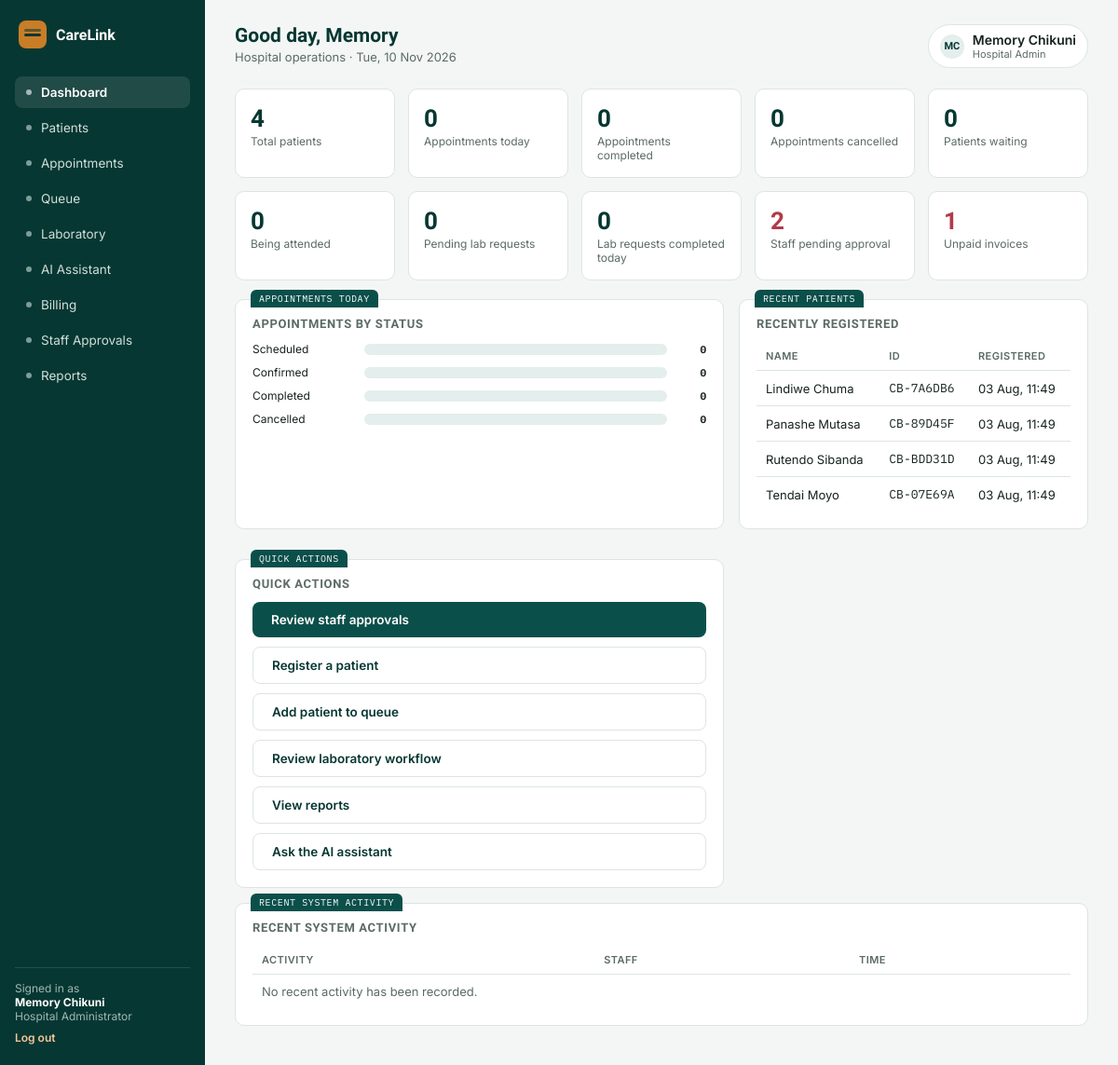
Page /dashboard/ (signed in) on the committed database.
### accounts/models.py (models this page shows, shortened)
class User(AbstractUser):
    class Role(models.TextChoices):
        ADMIN = "ADMIN", "Hospital Administrator"
        DOCTOR = "DOCTOR", "Doctor"
        RECEPTIONIST = "RECEPTIONIST", "Receptionist"
        LAB_TECHNICIAN = "LAB_TECHNICIAN", "Laboratory Technician"
    role = models.CharField(max_length=20, choices=Role.choices, default=Role.RECEPTIONIST)
    staff_id = models.CharField(max_length=20, unique=True, null=True, blank=True)
    department = models.CharField(max_length=100, blank=True)
    is_approved = models.BooleanField(
        default=False,
        help_text="Staff accounts must be approved by a Hospital Administrator before they can log in.",
    )

### patients/models.py (models this page shows, shortened)
class Patient(models.Model):
    class Sex(models.TextChoices):
        FEMALE = "F", "Female"
        MALE = "M", "Male"
    patient_id = models.CharField(max_length=12, unique=True, default=generate_patient_id, editable=False)
    full_name = models.CharField(max_length=150)
    date_of_birth = models.DateField()
    sex = models.CharField(max_length=1, choices=Sex.choices)
    phone_number = models.CharField(max_length=20, blank=True)
    next_of_kin = models.CharField(max_length=150, blank=True, help_text="Name and phone number")
    allergies = models.CharField(max_length=255, blank=True)
    chronic_conditions = models.CharField(max_length=255, blank=True)
    notes = models.TextField(blank=True)
    registered_at = models.DateTimeField(auto_now_add=True)
    registered_by = models.ForeignKey(
        "accounts.User", on_delete=models.SET_NULL, null=True, related_name="patients_registered"
    )
    class Meta:
        ordering = ["-registered_at"]

### core/views.py (the view, shortened to what this page needs)
# urls.py: path("dashboard/", core_views.dashboard, name="dashboard"),
@login_required
def dashboard(request):
    user = request.user
    today = timezone.localdate()
    if user.role == User.Role.ADMIN:
        return render(
            request,
            "core/dashboard_admin.html",
            build_admin_dashboard_context(today),
        )

### core/reporting.py (called while the page is built)
def _day_bounds(day):
    start = timezone.make_aware(datetime.combine(day, time.min))
    end = timezone.make_aware(datetime.combine(day + timedelta(days=1), time.min))
    return start, end

def _appointment_status_rows(queryset):
    counts = queryset.values("status").annotate(total=Count("pk"))
    count_by_status = {}
    for row in counts:
        key = Appointment.Status.SCHEDULED if row["status"] == Appointment.Status.PENDING else row["status"]
        count_by_status[key] = count_by_status.get(key, 0) + row["total"]
    return [
        {
            "status": status,
            "label": label,
            "total": count_by_status.get(status, 0),
        }
        for status, label in [
            (Appointment.Status.SCHEDULED, "Scheduled"),
            (Appointment.Status.CONFIRMED, "Confirmed"),
            (Appointment.Status.COMPLETED, "Completed"),
            (Appointment.Status.CANCELLED, "Cancelled"),
        ]
    ]

### templates/core/dashboard_admin.html
{% extends "base.html" %}
{% block content %}
<div class="topbar">
  <div><h1>Good day, {{ user.first_name|default:user.username }}</h1><p>Hospital operations · {{ today|date:"D, d M Y" }}</p></div>
  <div class="who"><div class="avatar">{{ user.first_name|slice:":1" }}{{ user.last_name|slice:":1" }}</div><div><div style="font-weight:600;">{{ user.get_full_name }}</div><div class="role">Hospital Admin</div></div></div>
</div>
<div class="stat-row">
  <div class="stat"><div class="n">{{ patients_total }}</div><div class="l">Total patients</div></div>
  <div class="stat"><div class="n">{{ appointments_today }}</div><div class="l">Appointments today</div></div>
  <div class="stat"><div class="n">{{ completed_appointments_today }}</div><div class="l">Appointments completed</div></div>
  <div class="stat {% if cancelled_appointments_today %}warn{% endif %}"><div class="n">{{ cancelled_appointments_today }}</div><div class="l">Appointments cancelled</div></div>
  <div class="stat"><div class="n">{{ patients_waiting }}</div><div class="l">Patients waiting</div></div>
  <div class="stat"><div class="n">{{ patients_in_progress }}</div><div class="l">Being attended</div></div>
  <div class="stat {% if pending_lab_requests %}warn{% endif %}"><div class="n">{{ pending_lab_requests }}</div><div class="l">Pending lab requests</div></div>
  <div class="stat"><div class="n">{{ completed_lab_requests }}</div><div class="l">Lab requests completed today</div></div>
  <div class="stat {% if pending_staff_count %}warn{% endif %}"><div class="n">{{ pending_staff_count }}</div><div class="l">Staff pending approval</div></div>
  <div class="stat {% if unpaid_invoices %}warn{% endif %}"><div class="n">{{ unpaid_invoices }}</div><div class="l">Unpaid invoices</div></div>
</div>
<div class="grid-2">
  <div class="card tab" data-tab="APPOINTMENTS TODAY">
    <h3 class="section">Appointments by status</h3>
    {% for row in appointment_status_rows %}
    <div class="chart-row">
      <span>{{ row.label }}</span><div class="chart-track"><span style="width:{{ row.width }}%;"></span></div><b>{{ row.total }}</b>
    </div>
    {% empty %}
    <p style="color:var(--muted);">No appointment activity yet.</p>
    {% endfor %}
  </div>
  <div class="card tab" data-tab="RECENT PATIENTS">
    <h3 class="section">Recently registered</h3>
    <table>
      <tr><th>Name</th><th>ID</th><th>Registered</th></tr>
      {% for p in recent_patients %}
      <tr><td>{{ p.full_name }}</td><td class="mono">{{ p.patient_id }}</td><td>{{ p.registered_at|date:"d M, H:i" }}</td></tr>
      {% empty %}
      <tr><td colspan="3" style="color:var(--muted);">No patients registered yet.</td></tr>
      {% endfor %}
    </table>
  </div>
  <div class="card tab" data-tab="QUICK ACTIONS">
    <h3 class="section">Quick actions</h3>
    <div class="actions" style="flex-direction:column;align-items:stretch;">
      <a class="btn primary" href="{% url 'pending_staff' %}">Review staff approvals</a>
      <a class="btn ghost" href="{% url 'register_patient' %}">Register a patient</a>
      <a class="btn ghost" href="{% url 'add_to_queue' %}">Add patient to queue</a>
      <a class="btn ghost" href="{% url 'lab_dashboard' %}">Review laboratory workflow</a>
      <a class="btn ghost" href="{% url 'reports' %}">View reports</a>
      <a class="btn ghost" href="{% url 'assistant_chat' %}">Ask the AI assistant</a>
    </div>
  </div>
</div>
<div class="card tab" data-tab="RECENT SYSTEM ACTIVITY">
  <h3 class="section">Recent system activity</h3>
  <table>
    <tr><th>Activity</th><th>Staff</th><th>Time</th></tr>
    {% for activity in recent_activities %}
    <tr><td>{{ activity.label }}</td><td>{{ activity.actor|default:"Staff account" }}</td><td class="mono">{{ activity.created_at|date:"d M, H:i" }}</td></tr>
    {% empty %}
    <tr><td colspan="3" style="color:var(--muted);">No recent activity has been recorded.</td></tr>
    {% endfor %}
  </table>
</div>
{% endblock %}

### templates/base.html (shortened to what this page needs)
{% load static %}
<!DOCTYPE html>
<html lang="en">
<head>
<link rel="stylesheet" href="{% static 'css/style.css' %}">
</head>
<body>
<div class="app">
  <aside class="sidebar">
    <div class="brand"><div class="mark"></div><span>CareLink</span></div>
    {% if user.role == "ADMIN" %}
      <a class="nav-item {% if request.path == '/dashboard/' %}on{% endif %}" href="{% url 'dashboard' %}"><span class="dot"></span>Dashboard</a>
      <a class="nav-item {% if '/patients' in request.path %}on{% endif %}" href="{% url 'patient_list' %}"><span class="dot"></span>Patients</a>
      <a class="nav-item {% if '/appointments' in request.path %}on{% endif %}" href="{% url 'appointment_list' %}"><span class="dot"></span>Appointments</a>
      <a class="nav-item {% if '/queue' in request.path %}on{% endif %}" href="{% url 'queue_dashboard' %}"><span class="dot"></span>Queue</a>
      <a class="nav-item {% if '/laboratory' in request.path %}on{% endif %}" href="{% url 'lab_dashboard' %}"><span class="dot"></span>Laboratory</a>
      <a class="nav-item {% if '/assistant' in request.path %}on{% endif %}" href="{% url 'assistant_chat' %}"><span class="dot"></span>AI Assistant</a>
      <a class="nav-item {% if '/billing' in request.path %}on{% endif %}" href="{% url 'invoice_list' %}"><span class="dot"></span>Billing</a>
      <a class="nav-item {% if '/staff/pending' in request.path %}on{% endif %}" href="{% url 'pending_staff' %}"><span class="dot"></span>Staff Approvals</a>
      <a class="nav-item {% if request.path == '/reports/' %}on{% endif %}" href="{% url 'reports' %}"><span class="dot"></span>Reports</a>
    {% endif %}
    <div class="sidebar-foot">
      Signed in as<br><b style="color:#fff;">{{ user.get_full_name|default:user.username }}</b><br>{{ user.get_role_display }}
      <a href="{% url 'logout' %}">Log out</a>
    </div>
  </aside>
  <main class="main">
    {% block content %}{% endblock %}
  </main>
</div>
</body>
</html>

### rows in the picture
User: get_full_name "Memory Chikuni", role "Hospital Administrator", first_name "Memory", first_name "M", last_name "C"
Patient: full_name "Lindiwe Chuma", patient_id "CB-7A6DB6", registered_at "03 Aug, 11:49"
Patient: full_name "Panashe Mutasa", patient_id "CB-89D45F", registered_at "03 Aug, 11:49"
Patient: full_name "Rutendo Sibanda", patient_id "CB-BDD31D", registered_at "03 Aug, 11:49"
Patient: full_name "Tendai Moyo", patient_id "CB-07E69A", registered_at "03 Aug, 11:49"

### other values in the picture
{{ today|date:"D, d M Y" }} "Tue, 10 Nov 2026"
{{ patients_total }} "4"
{{ appointments_today }} "0"
{{ completed_appointments_today }} "0"
{{ cancelled_appointments_today }} "0"
{{ patients_waiting }} "0"
{{ patients_in_progress }} "0"
{{ pending_lab_requests }} "0"
{{ completed_lab_requests }} "0"
{{ pending_staff_count }} "2"
{{ unpaid_invoices }} "1"
{{ row.label }} "Scheduled" "Confirmed" "Completed" "Cancelled"
{{ row.total }} "0" "0" "0" "0"
